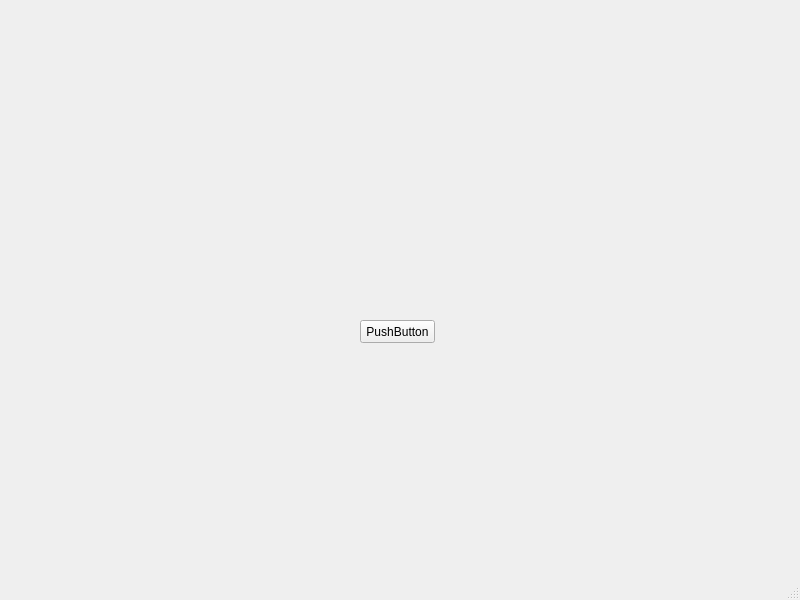
<?xml version="1.0" encoding="UTF-8"?>
<ui version="4.0">
 <class>MainWindow</class>
 <widget class="QMainWindow" name="MainWindow">
  <property name="geometry">
   <rect>
    <x>0</x>
    <y>0</y>
    <width>800</width>
    <height>600</height>
   </rect>
  </property>
  <property name="windowTitle">
   <string>MainWindow</string>
  </property>
  <widget class="QWidget" name="centralwidget">
   <widget class="QPushButton" name="pushButton">
    <property name="geometry">
     <rect>
      <x>360</x>
      <y>320</y>
      <width>75</width>
      <height>23</height>
     </rect>
    </property>
    <property name="text">
     <string>PushButton</string>
    </property>
   </widget>
  </widget>
  <widget class="QMenuBar" name="menubar">
   <property name="geometry">
    <rect>
     <x>0</x>
     <y>0</y>
     <width>800</width>
     <height>23</height>
    </rect>
   </property>
  </widget>
  <widget class="QStatusBar" name="statusbar"/>
 </widget>
 <resources/>
 <connections/>
</ui>
